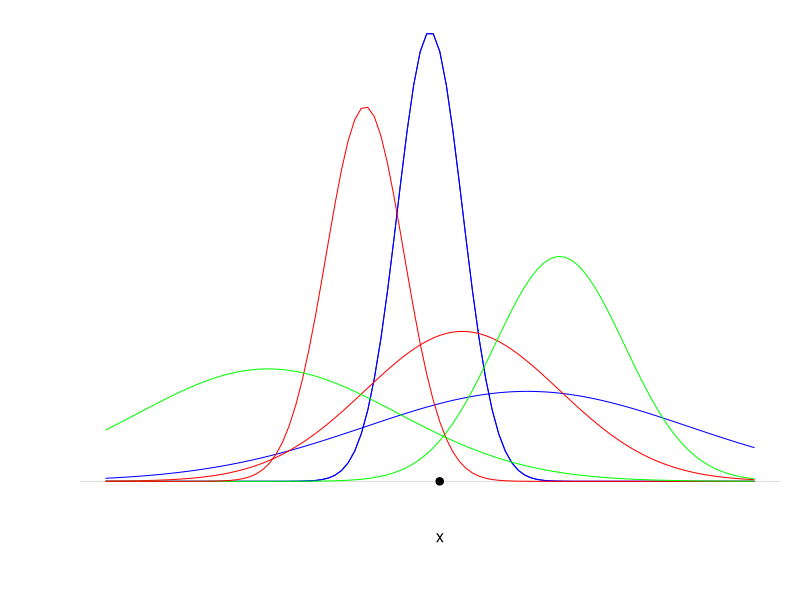

Generate this figure with R:
#--------------------------------------------------------------
# Gaussiane sovrapposte, su layout 'minimalista' e possibilitÃ 
# di scrivere su file
#
# GdA 12 Ottobre 2012
#---------------------------------------------------------------

salva=!TRUE   # il punto esclamativo nega TRUE: toglierlo per
              # salvare su file

if(salva) png(filename="gaussiane.png", height=220, width=600, bg="white")

# per falvare su file eps (-> utile per LaTeX), sostituire con, ad es. 
#  postscript(file="gaussiane.eps",onefile=FALSE,horizontal=FALSE,height=2,width=5,pointsize=11)

old.mar = par("mar")     # vecchi margini memorizzati in 'old.mar'
par(mar=c(2.1,4,0.5,1))  # cambia i margini dei plot

x=seq(-10,10,len=100)
plot(x, dnorm(x), ylim=c(-0.05,0.4), ty='l', col='blue',
     xaxt='n',yaxt='n',                 # senza assi
     bty='n', xlab='', ylab='')         # e senza label

abline(h=0, lwd=0.1)                    # asse delle ascisse senza 'fronzoli'
points(x, dnorm(x),col='blue',ty='l')   # altre gaussiane
points(x, dnorm(x, 3,5),col='blue',ty='l')
points(x, dnorm(x, 1, 3),col='red',ty='l')
points(x, dnorm(x, 4, 2),col='green',ty='l')
points(x, dnorm(x, -2, 1.2),col='red',ty='l')
points(x, dnorm(x, -5, 4),col='green',ty='l')
points(0.3,0, pch=19)                  # punto 'sperimentale' 
text(0.3,-0.05, 'x')                   

par(mar=old.mar)                       # rimettiamo a posto i margini

if (salva) dev.off() # si chiude il 'device' di outpout della grafica
                     # salvando coosÃ¬ definitivamente file con il grafico